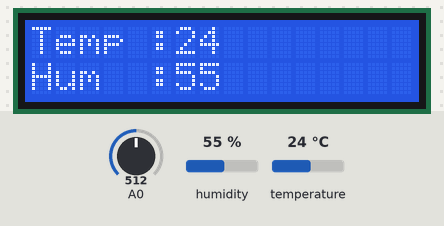
This sketch was run on a simulated ESP8266 (NodeMCU). On the bench: 16×2 character LCD. The inputs (shaded band) are chosen by the test bench; at power-on: A0 = 512, humidity 55 %, temperature 24 °C. WiFi joins after 1.5 s; servers stay silent unless stated; what the sketch prints to the serial monitor is not drawn.

Above: at 5.2 s.
5.3 s: A0 set to 900
At 7.6 s:
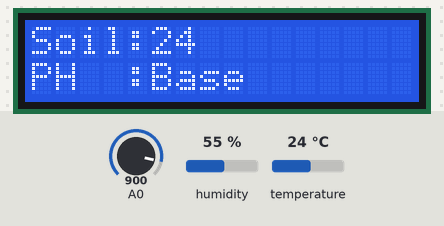
12.3 s: A0 set to 340
At 15.0 s:
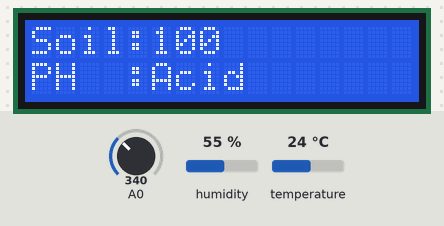
19.9 s: A0 set to 368
At 25.1 s:
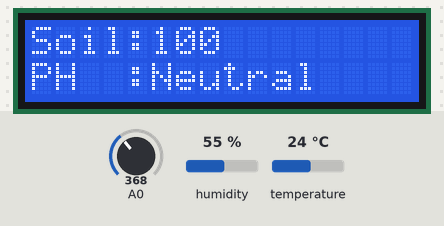
27.5 s: humidity set to 22 %
At 30.5 s:
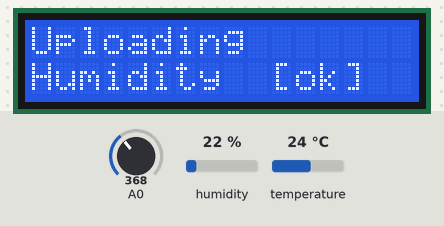
33.3 s: temperature set to 12 °C
At 38.58 s:
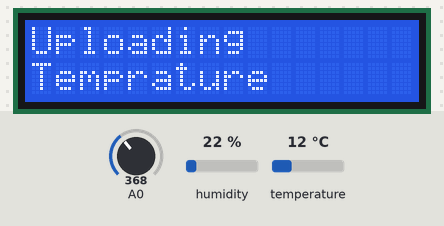
Timing chart, 0 to 38.7 s (numbered marks = the images above; inputs shaded):
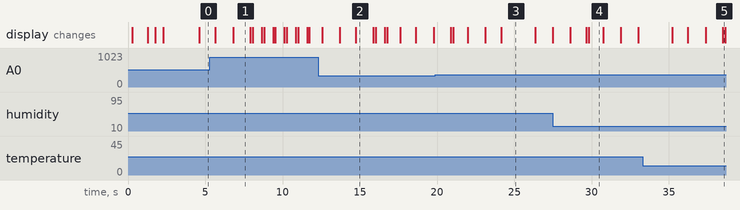

The sketch:

smart_farming.ino
```cpp
//#include <Wire.h>
#include <LiquidCrystal_I2C.h>
#include <SoftwareSerial.h>
#include "DHT.h"
#include <ESP8266WiFi.h>
#include <FirebaseArduino.h>
LiquidCrystal_I2C lcd(0x27,16,2);

/***************************/
    #define DHTPIN 14
    #define DHTTYPE DHT11
    #define FIREBASE_HOST "iot-irrigation-b3751-default-rtdb.firebaseio.com"
    #define FIREBASE_AUTH "N4CxlLVFXlrsJRVxkSiB7gR3V2xFmTUWUnhiFAis"
    #define WIFI_SSID "Connectify-me"
    #define WIFI_PASSWORD "embedded54321"
    DHT dht(DHTPIN, DHTTYPE);
    SoftwareSerial pmsSerial(0,2); // Red ->D4 orange ->D3
/***************************/
    void wifi_connect();
    void read_temp_hum();
    void timer();
    void pm5003();
    void channel_1_ADC_read();
    void channel_2_ADC_read();
/***************************/
    int temp=0,temp_p=1,hum=0,hum_p=1;
    int pt,ot,dt=0;
    int PM_2_5,PM_10;
    int s0 = 16;  // D0
    int s1 = 12;  // D6
    int s2 = 13;  // D7
    int soil=0,soil_p=1;

    String PhVal="Neutral",PhVal_p="";
    unsigned long int avgValue;  //Store the average value of the sensor feedback
    float b;
    int buf[10],temp1;

    String PM2_5_Dat=" ",PM_10_Dat=" ";
    String PM2_5_Dat_p=".",PM_10_Dat_p=".";
    String SM="",SM_p="1";
/***************************/
    struct pms5003data
    {
      uint16_t framelen;
      uint16_t pm10_standard, pm25_standard, pm100_standard;
      uint16_t pm10_env, pm25_env, pm100_env;
      uint16_t particles_03um, particles_05um, particles_10um, particles_25um, particles_50um, particles_100um;
      uint16_t unused;
      uint16_t checksum;
    };
    struct pms5003data data;
/********************************/
void setup()
{
  Serial.begin(9600);
  pmsSerial.begin(9600);
  dht.begin();
  delay(100);
  Serial.println("\n\n\nAutomation");
  lcd.begin();
  lcd.print("Green House");
  lcd.setCursor(0, 1);
  lcd.print("Automation");
  pinMode(s0, OUTPUT);
  pinMode(s1, OUTPUT);
  pinMode(s2, OUTPUT);
  digitalWrite(s0, LOW);
  digitalWrite(s1, LOW);
  digitalWrite(s2, LOW);
  wifi_connect();

  pt=ot=millis()/100;
}
/***************************/
void loop()
{
  timer();
  delay(100);
}
/***************************/
    void read_temp_hum()
     {
       temp = dht.readTemperature();
       hum  = dht.readHumidity();
       if (isnan(temp) || isnan(hum))
       {
        Serial.println(F("Failed to read from DHT sensor!"));
        return;
      }
      /*Serial.print(F("\nHumidity: "));
      Serial.print(hum);
      Serial.print(F("%  Temperature: "));
      Serial.print(temp);
      Serial.print(F("°C "));
      Serial.println();*/

     }
/***************************/
    void timer()
    {
      pt=millis()/100;
      if(pt-ot>10)
      {
        dt++;
        ot=pt;
        pm5003();
        channel_1_ADC_read();
        channel_2_ADC_read();
        read_temp_hum();
        if(dt==1)
        {
            read_temp_hum();
            lcd.begin();
            lcd.print("Temp :");
            lcd.print(temp);
            lcd.setCursor(0, 1);
            lcd.print("Hum  :");
            lcd.print(hum);
        }
        else if(dt==2)
        {
          lcd.begin();
            lcd.print("2.5 :");
            lcd.print(PM_2_5);
                     if(data.pm25_env < 25)
                      {
                        lcd.print(" Good");
                        PM2_5_Dat = " Good" ;
                      }
                      else if(data.pm25_env < 60 && data.pm25_env > 26)
                      {
                        lcd.print(" Moderate");//30
                        PM2_5_Dat = " Moderate" ;
                      }
                      else if(data.pm25_env < 124 && data.pm25_env > 60)
                      {
                        lcd.print(" Inadequate");//30
                        PM2_5_Dat = " Inadequate" ;
                      }
                      else if(data.pm25_env < 209 && data.pm25_env > 125)
                      {
                        lcd.print(" Bad");//30
                        PM2_5_Dat = "Bad" ;
                      }
                      else if(data.pm25_env < 249 && data.pm25_env > 210)
                      {
                        lcd.print(" Terrible");//30
                        PM2_5_Dat = "Terrible" ;
                      }
                      else if(data.pm25_env >250)
                      {
                        lcd.print(" Critical");//30
                        PM2_5_Dat = "Critical" ;
                        data.pm25_env = 280 ;
                      }
            lcd.setCursor(0, 1);
            lcd.print("10  :");
            lcd.print(PM_10);
                    if(data.pm100_env < 50)
                    {
                      lcd.print(" Good");//30
                      PM_10_Dat = "Good" ;
                    }
                    else if(data.pm100_env < 120 && data.pm100_env > 51)
                    {
                      lcd.print(" Moderate");//30
                      PM_10_Dat = "Moderate" ;
                    }
                    else if(data.pm100_env < 249 && data.pm100_env > 120)
                    {
                      lcd.print(" Inadequate");//30
                      PM_10_Dat = "Inadequate" ;
                    }
                    else if(data.pm100_env < 419 && data.pm100_env > 250)
                    {
                      lcd.print(" Bad");//30
                      PM_10_Dat = "Bad" ;
                    }
                    else if(data.pm100_env < 499 && data.pm100_env > 420)
                    {
                      lcd.print(" errible");//30
                      PM_10_Dat = "Terrible" ;
                    }
                    else if(data.pm100_env > 500)
                    {
                      lcd.print(" Critical");//30
                      PM_10_Dat = "Critical" ;
                      data.pm100_env =550;
                    }

        }
        else if(dt==3)
        {
          lcd.begin();
          lcd.print("Soil:");
          lcd.print(soil);
          lcd.setCursor(0, 1);
          lcd.print("PH  :");
          lcd.print(PhVal);
        }
        else if(dt==4)
        {
          if(temp != temp_p)
          {
            lcd.begin();
            lcd.print("Uploading");
            lcd.setCursor(0, 1);
            lcd.print("Temprature");
            Firebase.setFloat("temp", temp);
              if (Firebase.failed())
              {
                lcd.print("  Fail");
                  Serial.print("setting /temp failed:");
                  Serial.println(Firebase.error());
                  return;
              }
              lcd.print("  [ok]");
              temp_p=temp;
              delay(500);
          }

          if(hum != hum_p)
          {
            lcd.begin();
            lcd.print("Uploading");
            lcd.setCursor(0, 1);
            lcd.print("Humidity");
              Firebase.setFloat("hum", hum);
              if (Firebase.failed())
              {
                lcd.print("  Fail");
                  Serial.print("setting /hum failed:");
                  Serial.println(Firebase.error());
                  return;
              }
              lcd.print("  [ok]");
              hum_p=hum;
              delay(500);
          }

          if(PhVal != PhVal_p)
          {
            lcd.begin();
            lcd.print("Uploading");
            lcd.setCursor(0, 1);
            lcd.print("PhVal");
              Firebase.setString("PH", PhVal);
              if (Firebase.failed())
              {
                lcd.print("  Fail");
                  Serial.print("setting /hum failed:");
                  Serial.println(Firebase.error());
                  return;
              }
              lcd.print("  [ok]");
              PhVal_p = PhVal;
              delay(500);
          }

          if(SM != SM_p)
          {

            lcd.begin();
            lcd.print("Uploading");
            lcd.print(SM);
            lcd.setCursor(0, 1);
            lcd.print("S-Moist");
              Firebase.setString("soil", SM);
              if (Firebase.failed())
              {
                lcd.print("  Fail");
                  Serial.print("setting /hum failed:");
                  Serial.println(Firebase.error());
                  return;
              }
              lcd.print("  [ok]");
              SM_p=SM;
              delay(500);
          }

          if(PM2_5_Dat != PM2_5_Dat_p )
          {

            lcd.begin();
            lcd.print("Uploading");
            lcd.setCursor(0, 1);
            lcd.print("PMS2.5");
              Firebase.setString("PMS2_5", PM2_5_Dat);
              if (Firebase.failed())
              {
                lcd.print("  Fail");
                  Serial.print("setting /pms2.2 failed:");
                  Serial.println(Firebase.error());
                  return;
              }
              lcd.print("  [ok]");
              PM2_5_Dat_p = PM2_5_Dat;
              delay(500);
          }

          if(PM_10_Dat != PM_10_Dat_p)
          {
            lcd.begin();
            lcd.print("Uploading");
            lcd.setCursor(0, 1);
              lcd.print("PMS10");
              Firebase.setString("PMS10", PM_10_Dat);
              if (Firebase.failed())
              {
                lcd.print("  Fail");
                  Serial.print("setting /pms10 failed:");
                  Serial.println(Firebase.error());
                  return;
              }
              lcd.print("  [ok]");
              PM_10_Dat_p = PM_10_Dat;
              delay(500);
          }


          dt=0;
        }
      }
    }
/***************************/

boolean readPMSdata(Stream *s)
{
  if (! s->available())
  {
    return false;
  }

  // Read a byte at a time until we get to the special '0x42' start-byte
  if (s->peek() != 0x42)
  {
    s->read();
    return false;
  }

  // Now read all 32 bytes
  if (s->available() < 32)
  {
    return false;
  }

  uint8_t buffer[32];
  uint16_t sum = 0;
  s->readBytes(buffer, 32);

  // get checksum ready
  for (uint8_t i=0; i<30; i++)
  {
    sum += buffer[i];
  }

  /* debugging
  for (uint8_t i=2; i<32; i++) {
    Serial.print("0x"); Serial.print(buffer[i], HEX); Serial.print(", ");
  }
  Serial.println();
  */

  // The data comes in endian'd, this solves it so it works on all platforms
  uint16_t buffer_u16[15];
  for (uint8_t i=0; i<15; i++) {
    buffer_u16[i] = buffer[2 + i*2 + 1];
    buffer_u16[i] += (buffer[2 + i*2] << 8);
  }

  // put it into a nice struct :)
  memcpy((void *)&data, (void *)buffer_u16, 30);

  if (sum != data.checksum) {
    Serial.println("Checksum failure");
    return false;
  }
  // success!
  return true;
}
/********************************/
    void pm5003()
     {
        if (readPMSdata(&pmsSerial))
      {
        // reading data was successful!
        //Serial.println();
        /*Serial.println("---------------------------------------");
        Serial.println("Concentration Units (standard)");
        Serial.print("PM 1.0: "); Serial.print(data.pm10_standard);
        Serial.print("\t\tPM 2.5: "); Serial.print(data.pm25_standard);
        Serial.print("\t\tPM 10: "); Serial.println(data.pm100_standard);*/
       /* Serial.println("---------------------------------------");
        Serial.println("Concentration Units (environmental)");
        Serial.print("PM 1.0: "); Serial.print(data.pm10_env);
        Serial.print("\t\tPM 2.5: "); Serial.print(data.pm25_env);
        Serial.print("\t\tPM 10: "); Serial.println(data.pm100_env);
        Serial.println("---------------------------------------");*/
        PM_2_5 = data.pm25_env ;
        PM_10 = data.pm100_env;
       /* Serial.print("Particles > 0.3um / 0.1L air:"); Serial.println(data.particles_03um);
        Serial.print("Particles > 0.5um / 0.1L air:"); Serial.println(data.particles_05um);
        Serial.print("Particles > 1.0um / 0.1L air:"); Serial.println(data.particles_10um);
        Serial.print("Particles > 2.5um / 0.1L air:"); Serial.println(data.particles_25um);
        Serial.print("Particles > 5.0um / 0.1L air:"); Serial.println(data.particles_50um);
        Serial.print("Particles > 10.0 um / 0.1L air:"); Serial.println(data.particles_100um);
        Serial.println("---------------------------------------");*/
      }
     }
/***************************/
void channel_1_ADC_read()
{
   int adc;
        digitalWrite(s0, LOW);
        digitalWrite(s1, LOW);
        digitalWrite(s2, LOW);
        delay(20);
        adc = analogRead(A0);
        soil = map(adc, 1023, 530, 0, 100);
        if(soil>100)
          soil=100;
        else if(soil<0)
          soil=0;

        if(soil < 30)
        {
          SM = "LOW";
        }
        else if(soil>=30 && soil <= 60)
        {
          SM ="Medium";
        }
        else
        {
          SM = "High";
        }

         /*Serial.println("\nChannel-1  selected");
         Serial.print("Sensor 1 : ");
         Serial.println(soil);*/
}
/***********************/
void channel_2_ADC_read()
{
  int adc;
        digitalWrite(s0, HIGH);
        digitalWrite(s1, LOW);
        digitalWrite(s2, LOW);
        delay(20);
        adc = analogRead(A0);
        for(int i=0;i<10;i++)       //Get 10 sample value from the sensor for smooth the value
        {
          buf[i]=analogRead(A0);
          delay(10);
        }
        for(int i=0;i<9;i++)        //sort the analog from small to large
        {
          for(int j=i+1;j<10;j++)
          {
            if(buf[i]>buf[j])
            {
              temp1=buf[i];
              buf[i]=buf[j];
              buf[j]=temp1;
            }
          }
        }
        avgValue=0;
        for(int i=2;i<8;i++)                      //take the average value of 6 center sample
          avgValue+=buf[i];
        float phValue=(float)avgValue*5.0/1024/6; //convert the analog into millivolt
        phValue=3.5*phValue;  //convert the millivolt into pH value

         Serial.println("\nChannel-2 selected");
         Serial.print("Sensor 2 : ");
         Serial.print (phValue);

         if(phValue>15)
         {
          Serial.println("   Base");
          PhVal="Base";
         }
         else if(phValue<6)
         {
          Serial.println("   Acid");
          PhVal="Acid";
         }
         else
         {
           Serial.println("   Neutral");
           PhVal="Neutral";
         }
}

/***********************/
void wifi_connect()
{
  int i=0;
          lcd.begin();
          lcd.print("Wifi Connecting");
          lcd.setCursor(0, 1);
          delay(500);
   WiFi.begin(WIFI_SSID, WIFI_PASSWORD);
    Serial.print("connecting");
    while (WiFi.status() != WL_CONNECTED)
    {
      i++;
      if(i>15)
      {
          lcd.begin();
          lcd.print("Wifi Connecting");
          lcd.setCursor(0, 1);
          i=0;
      }
      Serial.print(".");
      delay(500);
      lcd.print("*");
    }
    Serial.println();
    Serial.print("connected: ");
    Serial.println(WiFi.localIP());

    Firebase.begin(FIREBASE_HOST, FIREBASE_AUTH);
          lcd.clear();
          lcd.print("Wifi Connected");
          lcd.setCursor(0, 1);
          delay(1000);
}
```

Measured:
- the behaviour switches between 351 and 352 on A0 (found by bisection; images 2 and 3)
- after the input at 5.3 s, the display: first differs from a run without the input after 1.5 s (image 1)
- after the input at 12.3 s, the display: first differs from a run without the input after 2.5 s (image 2)
- after the input at 19.9 s, the display: first changes after 1.0 s (image 3 shows a later state)
- after the input at 27.5 s, the display: first differs from a run without the input after 2.2 s (image 4 shows a later state)
- what the display in image 1 shows lasts 1.1 s, from 6.8 s to 7.9 s
- what the display in image 3 shows lasts 2.2 s, from 24.2 s to 26.4 s
